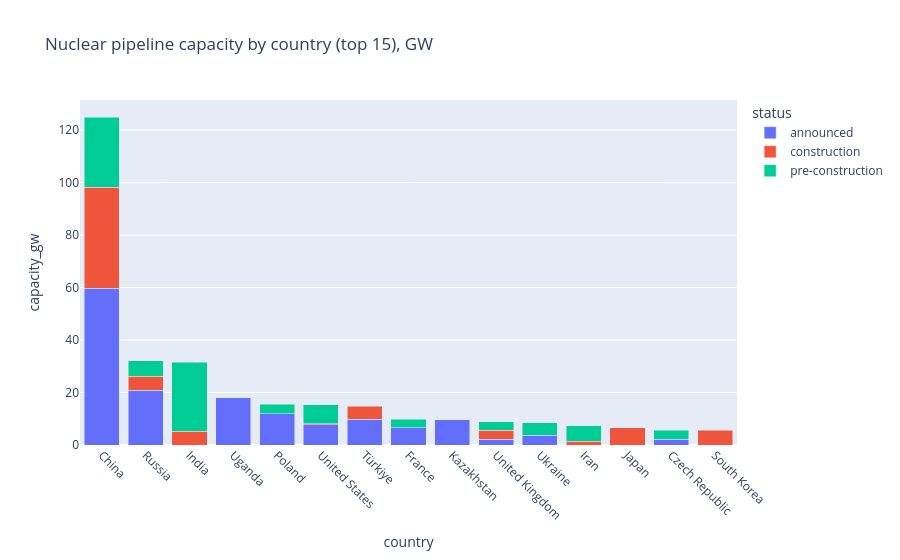

The notebook cell this image was saved under:
### Code cell
pipeline_statuses = ['construction', 'pre-construction', 'announced']
pipeline_by_country = (
    gnpt[gnpt.status.isin(pipeline_statuses)]
    .groupby(['country', 'status'])['capacity_mw'].sum()
    .div(1000)
    .rename('capacity_gw')
    .reset_index()
)

top_countries = (
    pipeline_by_country.groupby('country')['capacity_gw'].sum()
    .sort_values(ascending=False).head(15).index
)

fig = px.bar(
    pipeline_by_country[pipeline_by_country.country.isin(top_countries)],
    x='country', y='capacity_gw', color='status',
    title='Nuclear pipeline capacity by country (top 15), GW',
    barmode='stack'
)
fig.update_xaxes(tickangle=45, categoryorder='total descending')
fig.show()

### Figure 1 — Plotly figure (JSON) as saved in the notebook; plotly's stock layout.template omitted (floating-point values rounded to 4 significant figures)
{"data": [{"hovertemplate": "status=announced<br>country=%{x}<br>capacity_gw=%{y}<extra></extra>", "legendgroup": "announced", "marker": {"color": "#636efa", "pattern": {"shape": ""}}, "name": "announced", "orientation": "v", "showlegend": true, "textposition": "auto", "type": "bar", "x": ["China", "Czech Republic", "France", "Kazakhstan", "Poland", "Russia", "Türkiye", "Uganda", "Ukraine", "United Kingdom", "United States"], "xaxis": "x", "y": [59.66, 2.1, 6.6, 9.6, 11.86, 20.82, 9.9, 18.0, 3.75, 2.14, 7.757], "yaxis": "y"}, {"hovertemplate": "status=construction<br>country=%{x}<br>capacity_gw=%{y}<extra></extra>", "legendgroup": "construction", "marker": {"color": "#EF553B", "pattern": {"shape": ""}}, "name": "construction", "orientation": "v", "showlegend": true, "textposition": "auto", "type": "bar", "x": ["China", "India", "Iran", "Japan", "Russia", "South Korea", "Türkiye", "United Kingdom", "United States"], "xaxis": "x", "y": [38.52, 5.2, 1.357, 6.568, 5.382, 5.6, 4.8, 3.44, 0.396], "yaxis": "y"}, {"hovertemplate": "status=pre-construction<br>country=%{x}<br>capacity_gw=%{y}<extra></extra>", "legendgroup": "pre-construction", "marker": {"color": "#00cc96", "pattern": {"shape": ""}}, "name": "pre-construction", "orientation": "v", "showlegend": true, "textposition": "auto", "type": "bar", "x": ["China", "Czech Republic", "France", "India", "Iran", "Poland", "Russia", "Ukraine", "United Kingdom", "United States"], "xaxis": "x", "y": [26.74, 3.6, 3.3, 26.28, 6.057, 3.75, 5.967, 4.678, 3.28, 7.282], "yaxis": "y"}], "layout": {"barmode": "stack", "legend": {"title": {"text": "status"}, "tracegroupgap": 0}, "title": {"text": "Nuclear pipeline capacity by country (top 15), GW"}, "xaxis": {"anchor": "y", "categoryorder": "total descending", "domain": [0.0, 1.0], "tickangle": 45, "title": {"text": "country"}}, "yaxis": {"anchor": "x", "domain": [0.0, 1.0], "title": {"text": "capacity_gw"}}}}
